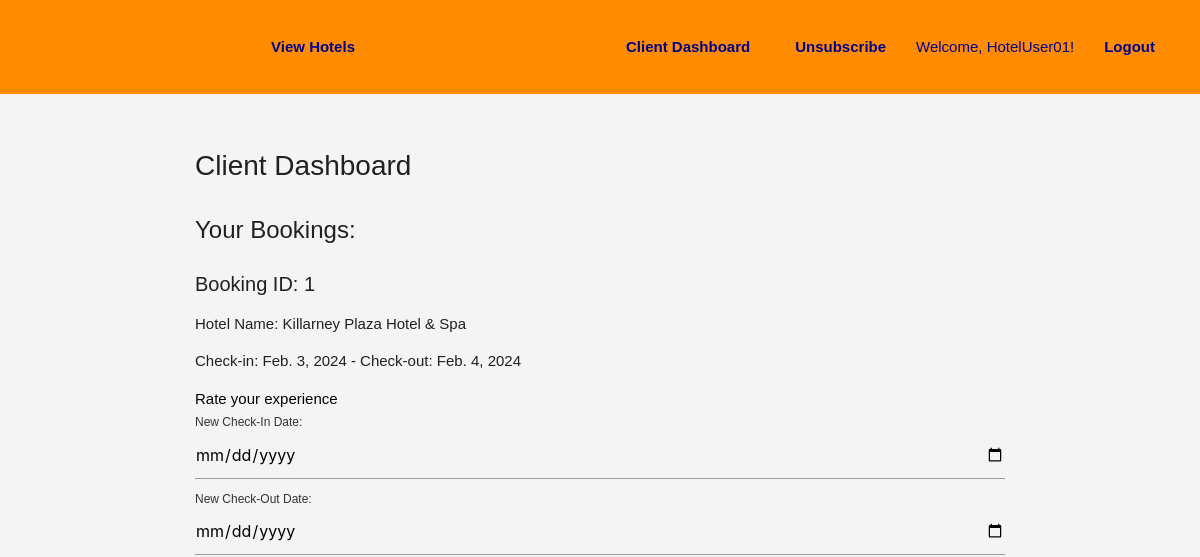
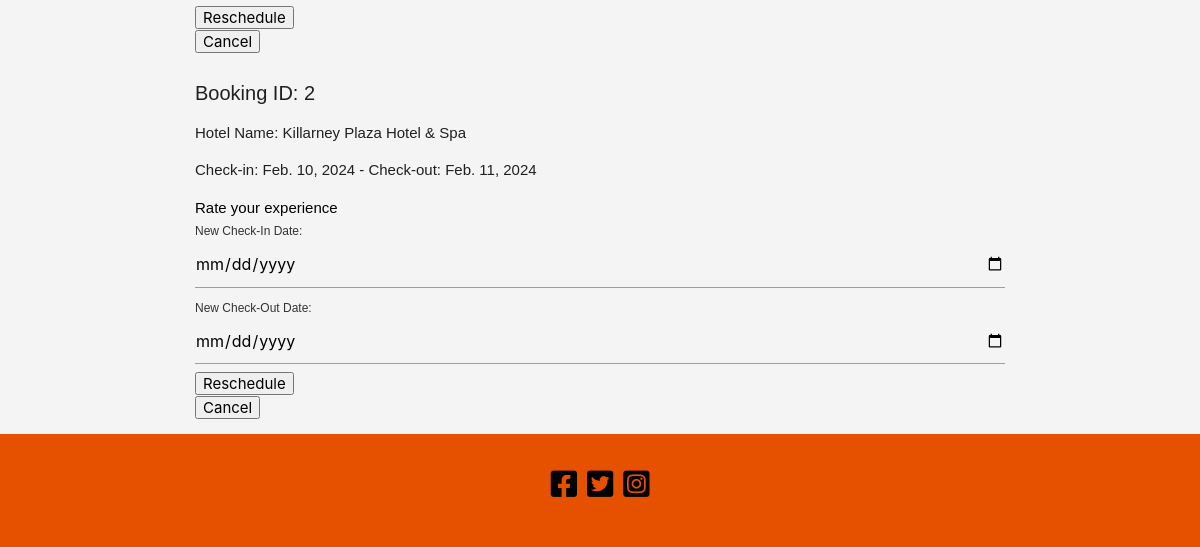
Page /client/dashboard/ (signed in) on the earlier database version (2 pictures, top to bottom).
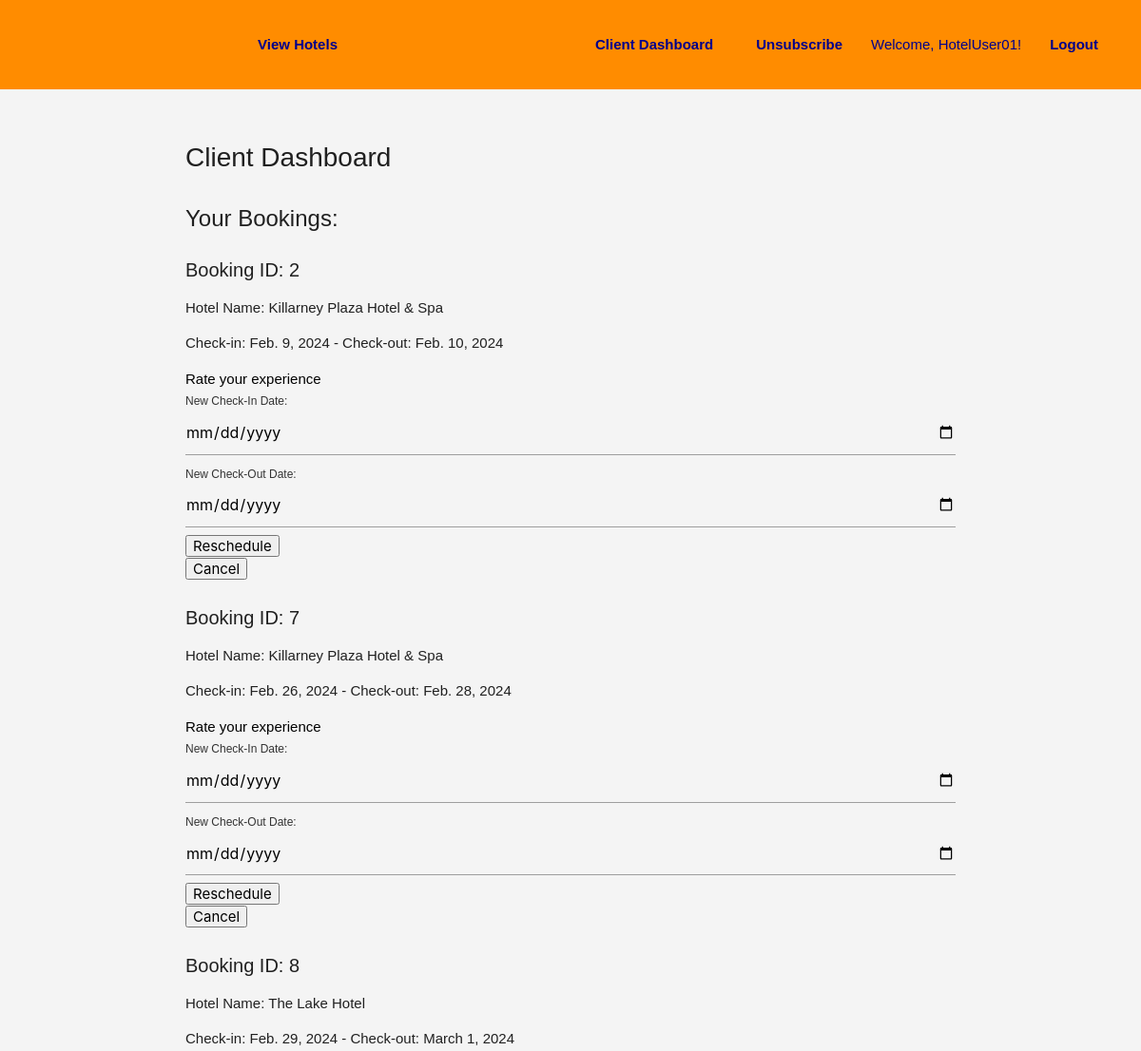
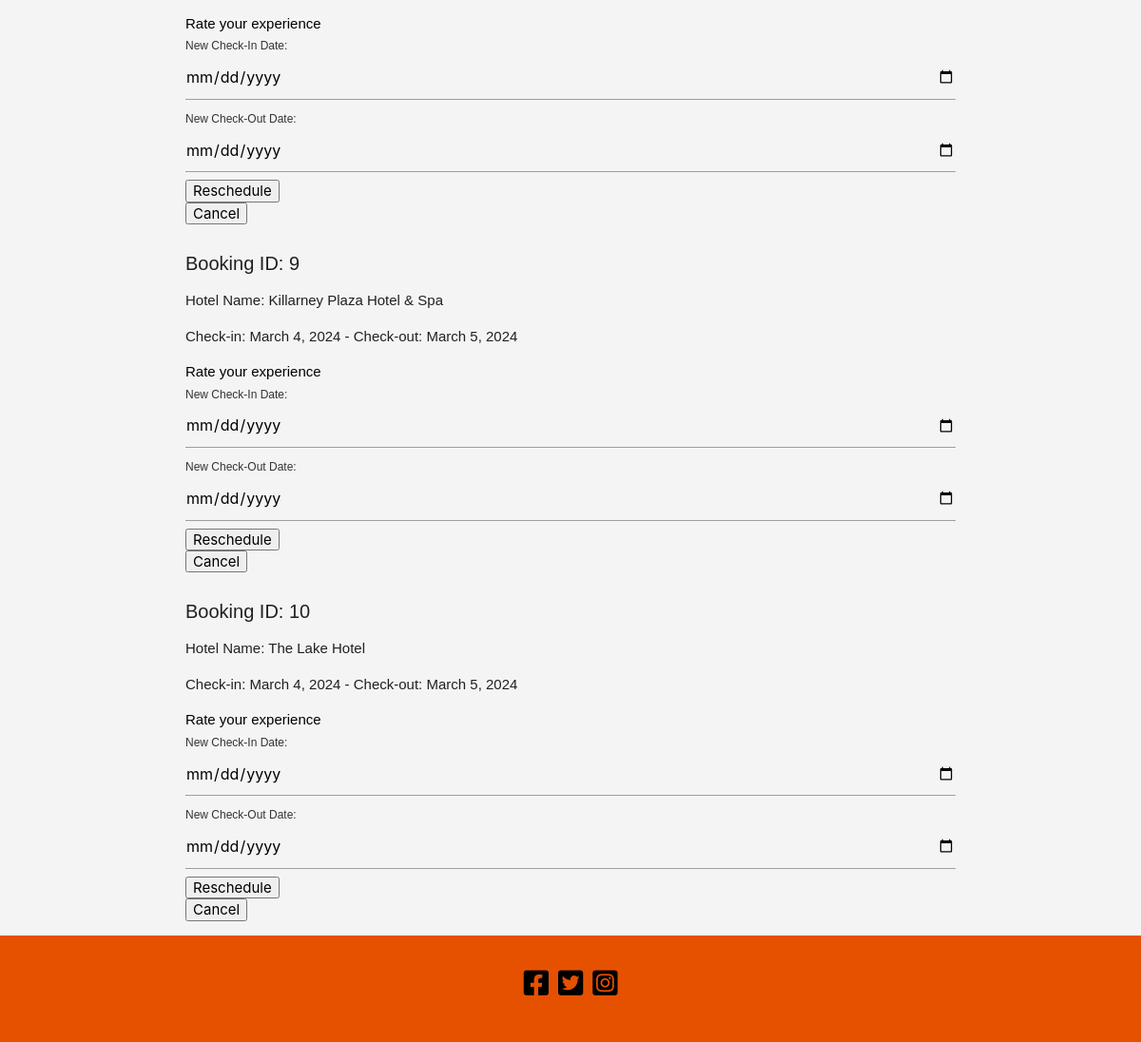
Same page on the later database version (2 pictures, top to bottom).
### hotel_your_choice/models.py (models this page shows, shortened)
class Booking(models.Model):
    STATUS_ACTIVE = "active"
    STATUS_CANCELED = "canceled"
    STATUS_RESCHEDULED = "rescheduled"
    STATUS_CHOICES = [
        (STATUS_ACTIVE, "Booking Active"),
        (STATUS_CANCELED, "Booking Canceled"),
        (STATUS_RESCHEDULED, "Booking Rescheduled"),
    ]
    user = models.ForeignKey(get_user_model(), on_delete=models.CASCADE)
    hotel = models.ForeignKey(Hotel, on_delete=models.CASCADE)
    check_in_date = models.DateField()
    check_out_date = models.DateField()
    guests = models.PositiveIntegerField()
    issued_date = models.DateField(auto_now_add=True)
    rating = models.PositiveIntegerField(null=True, blank=True)
    status = models.CharField(
        max_length=20, choices=STATUS_CHOICES, default=STATUS_ACTIVE
    )
    canceled_by = models.ForeignKey(
        get_user_model(),
        on_delete=models.SET_NULL,
        null=True,
        blank=True,
        related_name="canceled_bookings",
    )
    original_booking = models.ForeignKey(
        "self", null=True, blank=True, on_delete=models.SET_NULL
    )

class Hotel(models.Model):
    name = models.CharField(max_length=255)
    description = models.TextField()
    address = models.CharField(max_length=255)
    night_rate = models.DecimalField(
        max_digits=10, decimal_places=2, default=0.0
    )
    capacity = models.IntegerField(null=True, blank=True)
    room_number = models.IntegerField(null=True, blank=True)
    main_photo = CloudinaryField(
        "image", folder="hotel_your_choice/hotel_main_photos/"
    )
    other_photos = models.ManyToManyField(
        "Photo", related_name="hotel_photos", blank=True
    )
    amenities = models.CharField(max_length=255, blank=True, null=True)
    manager = models.ForeignKey(
        CustomUser, on_delete=models.CASCADE, related_name="hotels_as_manager"
    )
    rated_bookings = models.ManyToManyField(
        "hotel_your_choice.Booking", related_name="rated_hotels", blank=True
    )
    objects = HotelManager()
    class Meta:
        verbose_name_plural = "Hotels"

### hotel_your_choice/views.py (the view, shortened to what this page needs)
# urls.py: path("dashboard/", views.client_dashboard, name="client_dashboard"),
@login_required
def client_dashboard(request):
    active_and_rescheduled_bookings = Booking.objects.filter(
        user=request.user,
    ).exclude(status="canceled")
    context = {
        "bookings": active_and_rescheduled_bookings,
        "booking_form": YourBookingForm(),
    }
    return render(
        request, "hotel_your_choice/client/client_dashboard.html", context
    )

### hotel_your_choice/forms.py
class YourBookingForm(forms.ModelForm):
    class Meta:
        model = Booking
        fields = ['check_in_date', 'check_out_date', 'guests']
        widgets = {
            'check_in_date': forms.DateInput(attrs={'type': 'date'}),
            'check_out_date': forms.DateInput(attrs={'type': 'date'}),
        }
    def __init__(self, *args, **kwargs):
        super().__init__(*args, **kwargs)
        self.fields['check_in_date'].input_formats = ['%Y-%m-%d']
        self.fields['check_out_date'].input_formats = ['%Y-%m-%d']

### hotel_your_choice/templates/hotel_your_choice/client/client_dashboard.html (shortened to what this page needs)
{% extends 'base_generic.html' %}
{% load static %}
{% block content %}
<h1>Client Dashboard</h1>
<h2>Your Bookings:</h2>
{% for booking in bookings %}
<div>
    <h3>Booking ID: {{ booking.id }}</h3>
    <p>Hotel Name: {{ booking.hotel.name }}</p>
    <p>Check-in: {{ booking.check_in_date }} - Check-out: {{ booking.check_out_date }}</p>
    <a href="{% url 'hotel_your_choice:rate_experience' booking.id %}" class="black-text underline">Rate your experience</a>
    <form method="post" action="{% url 'hotel_your_choice:client_dashboard' %}">
    <label for="newCheckInDate" style="color: #333;">New Check-In Date:</label>
    <input type="date" id="newCheckInDate" name="new_check_in_date" data-input>
    <label for="newCheckOutDate" style="color: #333;">New Check-Out Date:</label>
    <input type="date" id="newCheckOutDate" name="new_check_out_date" data-input>
    <button type="submit" onclick="reloadPage()">Reschedule</button>
    </form>
    <form method="post" action="{% url 'hotel_your_choice:client_dashboard' %}">
        <button type="submit" onclick="reloadPage()">Cancel</button>
    </form>
</div>
{% endfor %}
{% endblock %}

Differences in the rows shown:
no longer on this page (row edited): Booking: id "1", hotel.name "Killarney Plaza Hotel & Spa", check_in_date "Feb. 3, 2024", check_out_date "Feb. 4, 2024"
changed Booking id 2: check_in_date "Feb. 10, 2024" → "Feb. 9, 2024"; check_out_date "Feb. 11, 2024" → "Feb. 10, 2024"
added Booking: id "7", hotel.name "Killarney Plaza Hotel & Spa", check_in_date "Feb. 26, 2024", check_out_date "Feb. 28, 2024"
added Booking: id "8", hotel.name "The Lake Hotel", check_in_date "Feb. 29, 2024", check_out_date "March 1, 2024"
added Booking: id "9", hotel.name "Killarney Plaza Hotel & Spa", check_in_date "March 4, 2024", check_out_date "March 5, 2024"
added Booking: id "10", hotel.name "The Lake Hotel", check_in_date "March 4, 2024", check_out_date "March 5, 2024"
